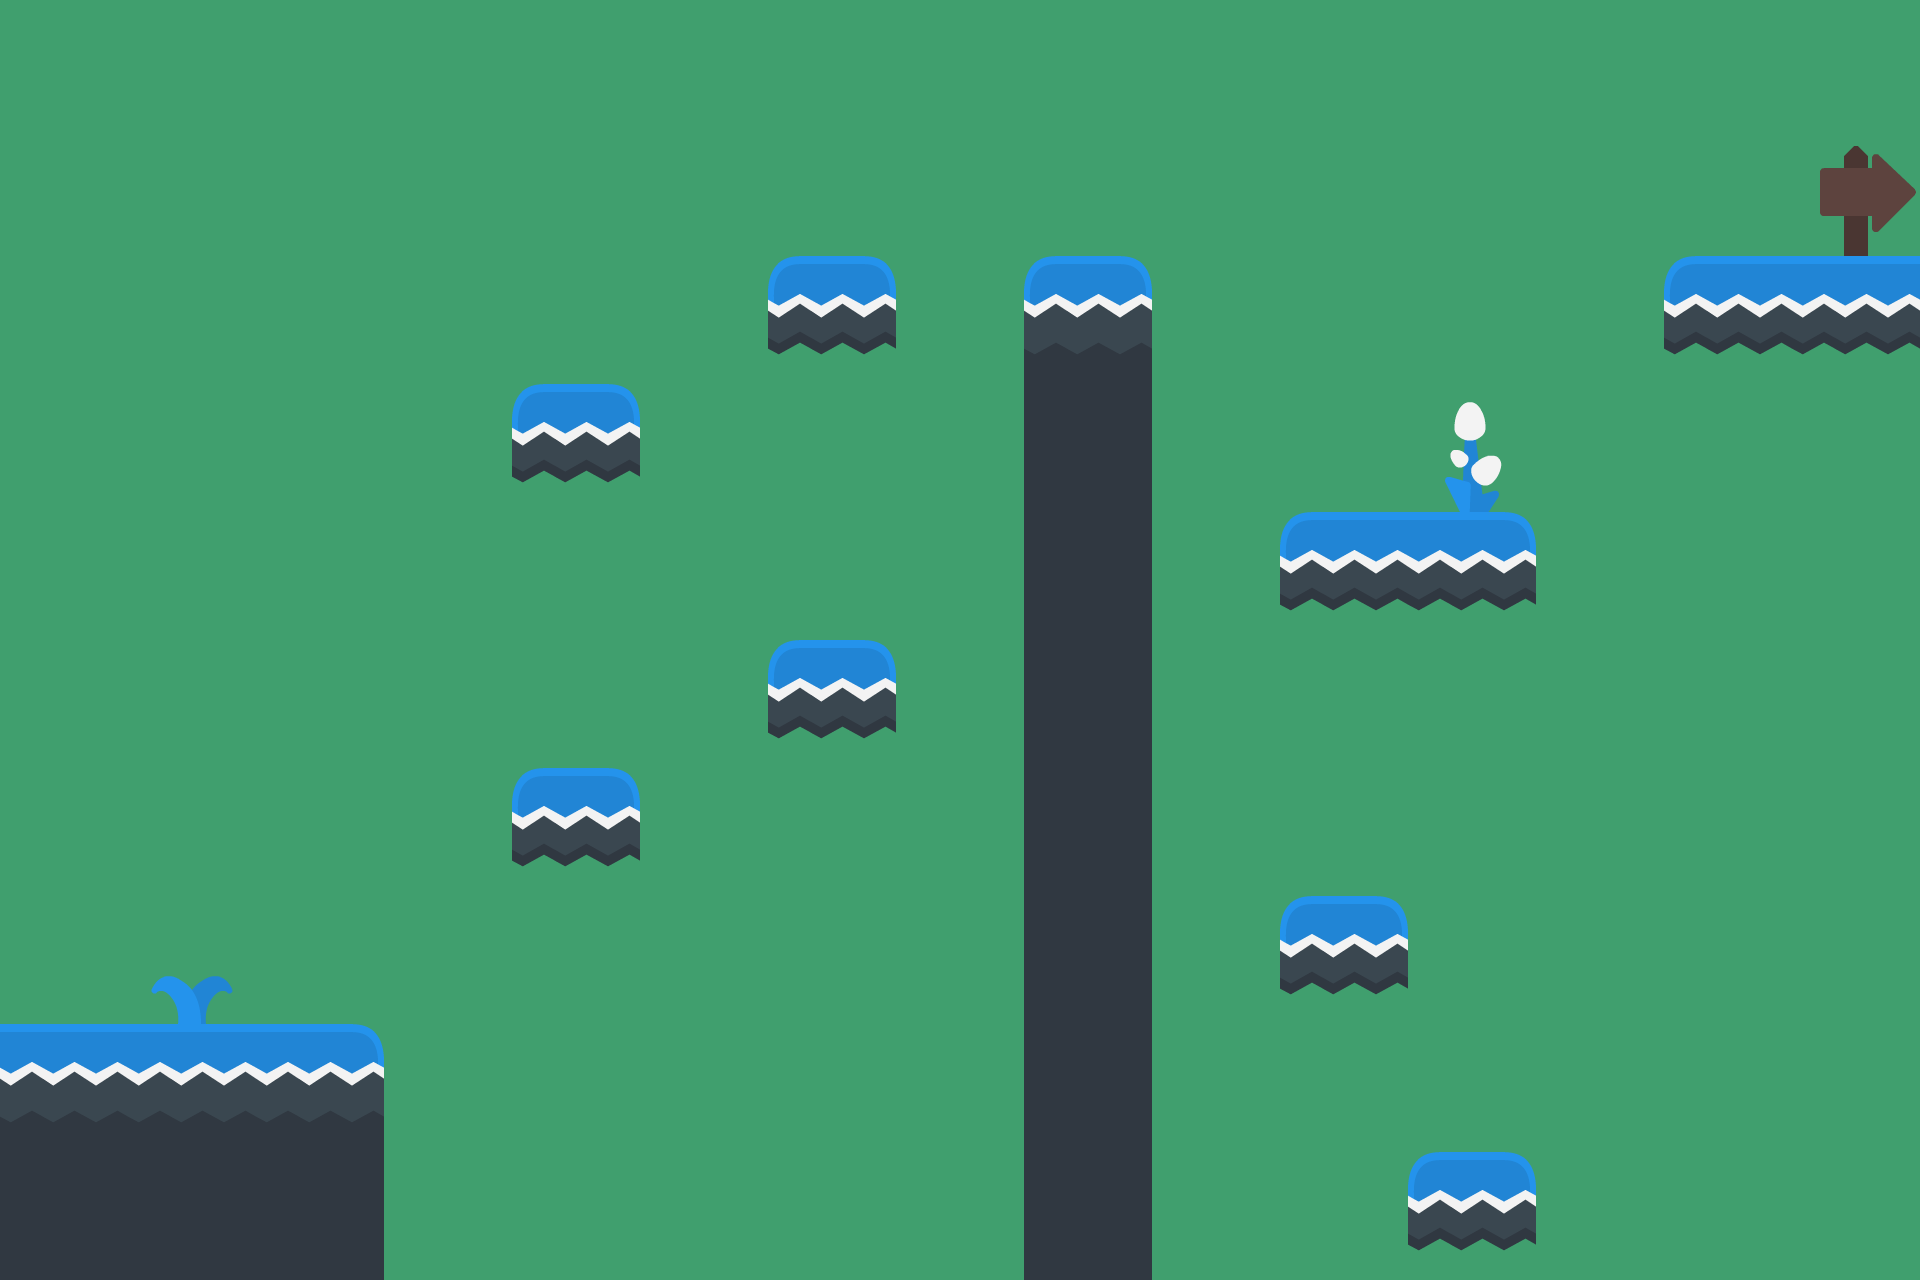

This game map was drawn from its Tiled (.tmx) file and the tilesets committed beside it. A one-line description and the full map source follow:
An orthogonal 15x10 tile map with 128x128 px tiles, 3 tile layers (Background, Foreground, Collidables) and 12 objects (12x Box).

<map version="1.0" tiledversion="1.1.5" orientation="orthogonal" renderorder="right-down" width="15" height="10" tilewidth="128" tileheight="128" infinite="0" nextobjectid="66">
 <tileset firstgid="1" name="tilesheet_complete_2X" tilewidth="128" tileheight="128" tilecount="264" columns="22">
  <grid orientation="orthogonal" width="64" height="64" />
  <image source="tilesheet_complete_2X.png" width="2816" height="1536" />
  <tile id="134">
   <objectgroup draworder="index">
    <object id="1" name="Blue Floor" type="Box" x="0" y="0" width="128" height="128" />
   </objectgroup>
  </tile>
  <tile id="140">
   <objectgroup draworder="index">
    <object id="1" name="Blue Platform" type="Box" x="0" y="0" width="128" height="96" />
   </objectgroup>
  </tile>
 </tileset>
 <layer name="Background" width="15" height="10">
  <data encoding="csv">
67,67,67,67,67,67,67,67,67,67,67,67,67,67,67,
67,67,67,67,67,67,67,67,67,67,67,67,67,67,67,
67,67,67,67,67,67,67,67,67,67,67,67,67,67,67,
67,67,67,67,67,67,67,67,67,67,67,67,67,67,67,
67,67,67,67,67,67,67,67,67,67,67,67,67,67,67,
67,67,67,67,67,67,67,67,67,67,67,67,67,67,67,
67,67,67,67,67,67,67,67,67,67,67,67,67,67,67,
67,67,67,67,67,67,67,67,67,67,67,67,67,67,67,
67,67,67,67,67,67,67,67,67,67,67,67,67,67,67,
67,67,67,67,67,67,67,67,67,67,67,67,67,67,67
</data>
 </layer>
 <layer name="Foreground" width="15" height="10">
  <data encoding="csv">
0,0,0,0,0,0,0,0,0,0,0,0,0,0,0,
0,0,0,0,0,0,0,0,0,0,0,0,0,0,237,
0,0,0,0,0,0,0,0,0,0,0,0,0,0,0,
0,0,0,0,0,0,0,0,0,0,0,120,0,0,0,
0,0,0,0,0,0,0,0,0,0,0,0,0,0,0,
0,0,0,0,0,0,0,0,0,0,0,0,0,0,0,
0,0,0,0,0,0,0,0,0,0,0,0,0,0,0,
0,100,0,0,0,0,0,0,0,0,0,0,0,0,0,
0,0,0,0,0,0,0,0,0,0,0,0,0,0,0,
0,0,0,0,0,0,0,0,0,0,0,0,0,0,0
</data>
 </layer>
 <layer name="Collidables" width="15" height="10">
  <data encoding="csv">
0,0,0,0,0,0,0,0,0,0,0,0,0,0,0,
0,0,0,0,0,0,0,0,0,0,0,0,0,0,0,
0,0,0,0,0,0,141,0,137,0,0,0,0,138,139,
0,0,0,0,141,0,0,0,133,0,0,0,0,0,0,
0,0,0,0,0,0,0,0,133,0,138,140,0,0,0,
0,0,0,0,0,0,141,0,133,0,0,0,0,0,0,
0,0,0,0,141,0,0,0,133,0,0,0,0,0,0,
0,0,0,0,0,0,0,0,133,0,141,0,0,0,0,
135,135,136,0,0,0,0,0,133,0,0,0,0,0,0,
133,133,133,0,0,0,0,0,133,0,0,141,0,0,0
</data>
 </layer>
 <objectgroup name="Objects">
  <object id="49" name="Box" type="Box" x="0" y="1024" width="384" height="256" visible="0" />
  <object id="55" name="Box" type="Box" x="1024" y="256" width="128" height="1024" visible="0">
   <properties>
    <property name="Trigger" type="bool" value="false" />
   </properties>
  </object>
  <object id="56" name="Box" type="Box" x="1280" y="512" width="256" height="128" visible="0">
   <properties>
    <property name="Trigger" type="bool" value="false" />
   </properties>
  </object>
  <object id="59" name="Box" type="Box" x="1664" y="256" width="256" height="128" visible="0">
   <properties>
    <property name="Trigger" type="bool" value="false" />
   </properties>
  </object>
  <object id="60" name="Box" type="Box" x="512" y="768" width="128" height="128" visible="0">
   <properties>
    <property name="Trigger" type="bool" value="false" />
   </properties>
  </object>
  <object id="61" name="Box" type="Box" x="768" y="640" width="128" height="128" visible="0">
   <properties>
    <property name="Trigger" type="bool" value="false" />
   </properties>
  </object>
  <object id="62" name="Box" type="Box" x="512" y="384" width="128" height="128" visible="0">
   <properties>
    <property name="Trigger" type="bool" value="false" />
   </properties>
  </object>
  <object id="63" name="Box" type="Box" x="768" y="256" width="128" height="128" visible="0">
   <properties>
    <property name="Trigger" type="bool" value="false" />
   </properties>
  </object>
  <object id="64" name="Box" type="Box" x="1280" y="896" width="128" height="128" visible="0">
   <properties>
    <property name="Trigger" type="bool" value="false" />
   </properties>
  </object>
  <object id="65" name="Box" type="Box" x="1408" y="1152" width="128" height="128" visible="0">
   <properties>
    <property name="Trigger" type="bool" value="false" />
   </properties>
  </object>
 </objectgroup>
</map>
